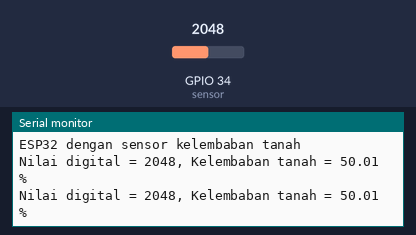
A sketch run on a simulated ESP32. Parts: the last lines printed to the serial monitor. The inputs (shaded band) are chosen by the test bench; at power-on: GPIO 34 (sensor) = 2048.

Above: at 1.8 s.
1.9 s: GPIO 34 (sensor) set to 2866
At 2.8 s:
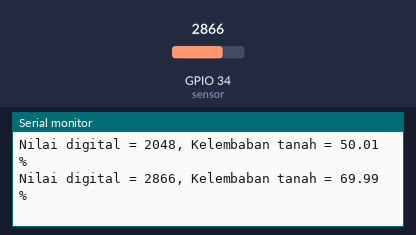
3.4 s: GPIO 34 (sensor) set to 3603
At 4.8 s:
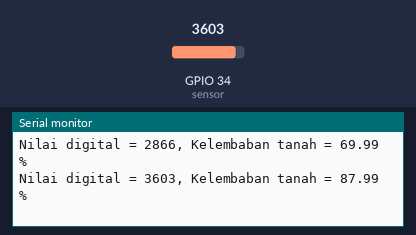
Timing chart, 0 to 6.4 s (numbered marks = the images above; inputs shaded):
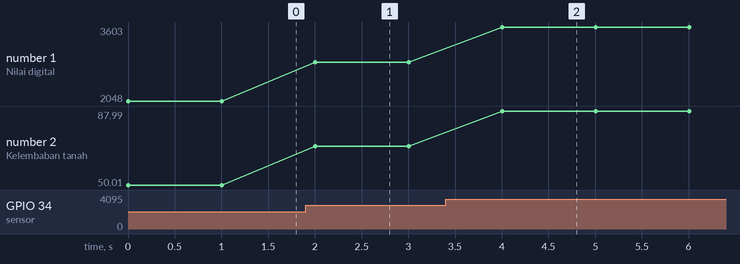

Measured:
- after the input at 1.9 s, the serial monitor: prints a new line after 0.10 s (image 1)
- after the input at 3.4 s, the serial monitor: prints a new line after 0.60 s (image 2)
- plotted number 1: 2048 → 2866 after the input at 1.9 s, 2866 → 3603 after the input at 3.4 s
- plotted number 2: 50.01 → 69.99 after the input at 1.9 s, 69.99 → 87.99 after the input at 3.4 s

The sketch:

Kelembaban_Tanah.ino
```cpp
int nilaiDigital;
float kelembapanTanah;
void setup() {
  // put your setup code here, to run once:
  Serial.begin(115200);
  Serial.println("ESP32 dengan sensor kelembaban tanah");

}

void loop() {
  nilaiDigital = analogRead(34); //membaca nilai tegangan dari sensor pada pin 34
  kelembapanTanah = nilaiDigital / 4095.00 * 100.00; //nilai 0-100%
  Serial.print("Nilai digital = ");
  Serial.print(nilaiDigital);
  Serial.print(", Kelembaban tanah = ");
  Serial.print(kelembapanTanah);
  Serial.println(" %");

  delay(1000);
}
```
